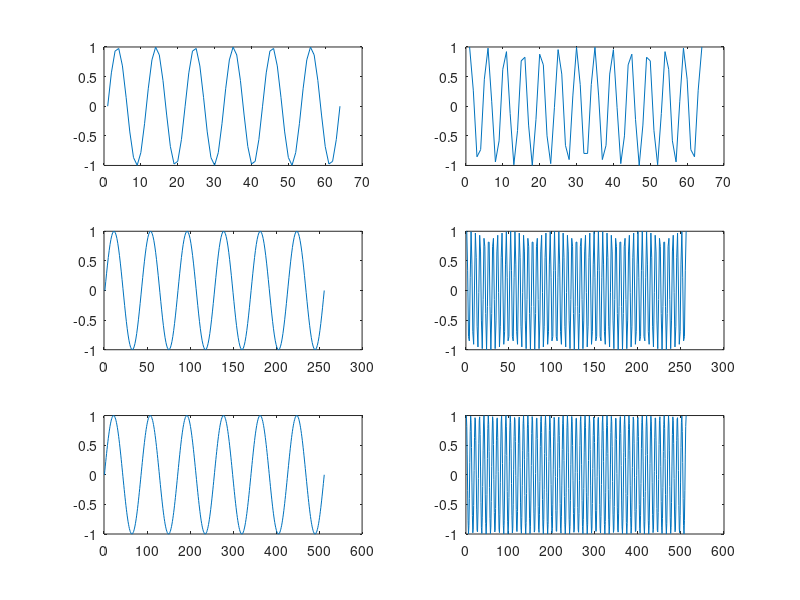
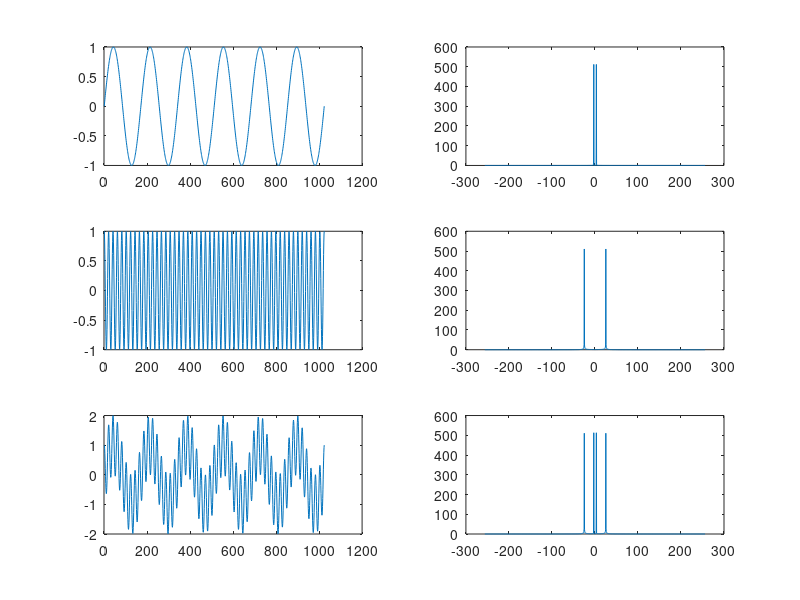

Write MATLAB code to recreate these figures, in order.
tmax = 1;
tmin = -1;
%% Partie C
L = 64;
Fe = L/(tmax-tmin); %Fe = 32 HZ
Te = 1/Fe;
t = linspace(tmin,tmax,L);
m = sin(2*3*pi*t);
p = cos(2*25*pi*t);
figure('Name','Partie C')
subplot(321);
plot(m)
subplot(322)
plot(p)

L = 256;
Fe = L/(tmax-tmin); %Fe = 128 HZ
Te = 1/Fe;
t = linspace(tmin,tmax,L);
m = sin(2*3*pi*t);
p = cos(2*25*pi*t);

subplot(323);
plot(m)
subplot(324)
plot(p)

L = 512;
Fe = L/(tmax-tmin); %Fe = 256 HZ
Te = 1/Fe;
t = linspace(tmin,tmax,L);
m = sin(2*3*pi*t);
p = cos(2*25*pi*t);

subplot(325);
plot(m)
subplot(326)
plot(p)



%% Partie D
L = 1024;
Fe = L/(tmax-tmin); %Fe = 512 plus grand que la fraquence maximale 25 HZ
Te = 1/Fe;
t = linspace(tmin,tmax,L);

 

m = sin(2*3*pi*t);
p = cos(2*25*pi*t);
mp = m+p;
figure('Name','Partie D')
subplot(321);
plot(m)
subplot(323)
plot(p)
subplot(325)
plot(mp)


f = linspace(-Fe/2,Fe/2,L);
M = fftshift(abs(fft(m)));
subplot(322);
plot(f,M);

P = fftshift(abs(fft(p)));
subplot(324)
plot(f,abs(P))

MP = abs(M+P);
subplot(326)
plot(f,MP)
